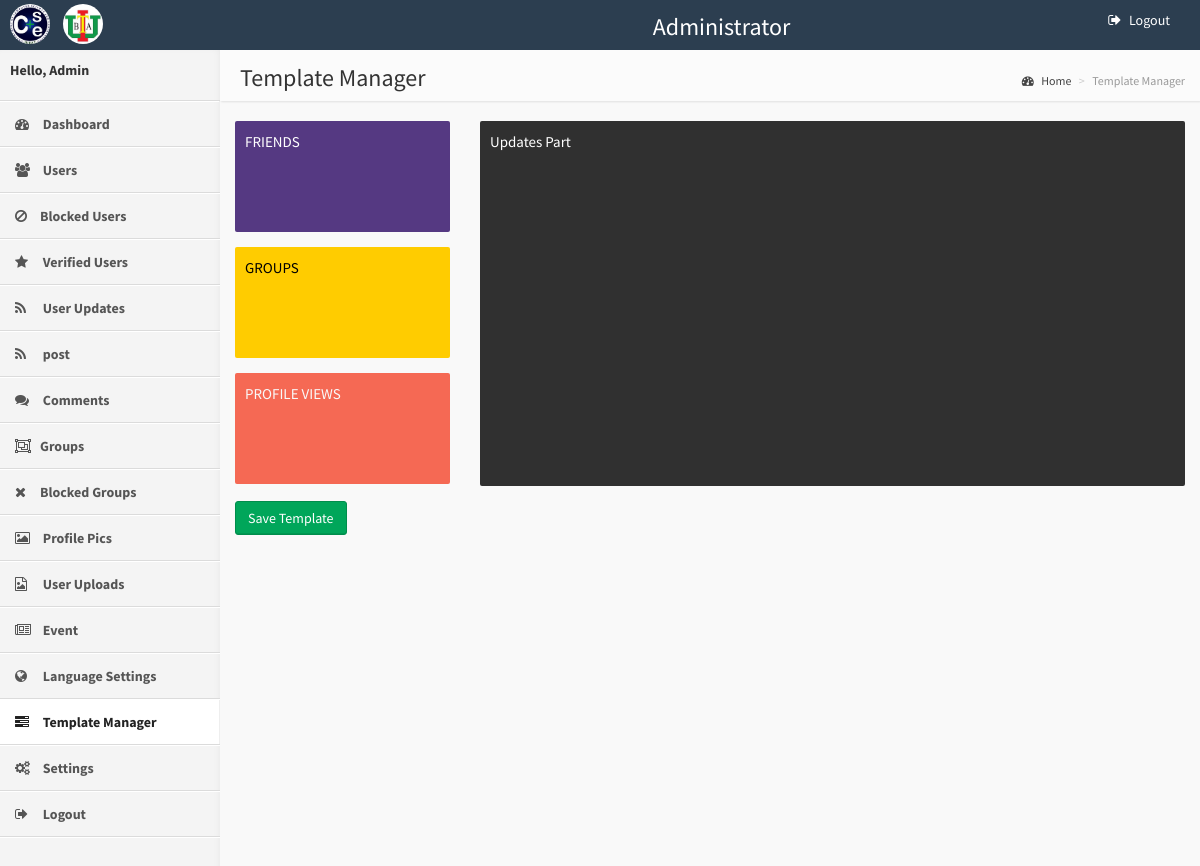
The page /WallAdmin/templateManager.php (signed in) on the database its author committed.
### tables this page shows
CREATE TABLE `template` (
  `t_id` int(11) NOT NULL,
  `t_file` varchar(30) DEFAULT NULL,
  `t_name` varchar(30) DEFAULT NULL,
  `t_order` int(11) DEFAULT NULL
);

### WallAdmin/includes/Wall_Admin.php (called while the page is built, shortened)
<?php
class Wall_Admin
{
    public function Template_Order()
    {
        $db = getDB();
        $stmt = $db->prepare("SELECT t_id,t_name,t_file,t_order FROM template ORDER BY t_order ASC");
        $stmt->execute();
        $row = $stmt->fetchAll(PDO::FETCH_OBJ);
        $data = json_decode(json_encode($row),true);
        return $data;
    }
}
?>

### WallAdmin/templateManager.php (the view, shortened to what this page needs)
<?php
include_once 'includes.php';
$Template_Order=$WallAdmin->Template_Order();
?>
<!DOCTYPE html>
<html>
    <?php include_once("head.php"); ?>
    <body class="skin-blue">
        <?php include_once("header.php"); ?>
        <div class="wrapper row-offcanvas row-offcanvas-left">
           <?php include_once("menu.php"); ?>
            <aside class="right-side">
                <section class="content-header">
                    <h1>
                       Template Manager
                    </h1>
                    <ol class="breadcrumb">
                        <li><a href="#"><i class="fa fa-dashboard"></i> Home</a></li>
                        <li class="active">Template Manager</li>
                    </ol>
                </section>
                <section class="content">
                 <div class="row">
                       		 <div class="col-lg-3 col-xs-6" id="sortable">
                <?php
                foreach($Template_Order as $data)
                {
                if($data['t_id']==1)
                $color="flat_new";
                else if($data['t_id']==2)
                $color="bg-red";
                else if($data['t_id']==3)
                $color="flat_yellow";
                else
                $color="flat_sky";
                ?>
							 <div class="templateDrag small-box <?php echo $color; ?>" id="item-<?php echo $data['t_id'] ?>">
                                <div class="inner">
                                    <p>
                                        <?php echo $data['t_name'] ?>
                                    </p>
                                </div>
                            </div>
                            <?php } ?>
                        </div>
								 <div class="col-lg-9">
                            <div class="small-box flat_black " style="min-height: 365px;">
                                <div class="inner">
                                    <p>
                                       Updates Part
                                    </p>
                                </div>
                            </div>
                        </div>
<div class="col-lg-12">
        <p><a href="#" class="save btn btn-success">Save Template</a>
       </div>
                    </div>
                </section>
            </aside>
        </div>
    </body>
</html>

### css/wallscriptPlugins.css (style rules this page uses)
body:after { content: url(../wall_icons/close.png) url(../wall_icons/loading.gif) url(../wall_icons/prev.png) url(../wall_icons/next.png); display: none; }
.fa { display: inline-block; font: normal normal normal 14px/1 FontAwesome; font-size: inherit; text-rendering: auto; -webkit-font-smoothing: antialiased; -moz-osx-font-smoothing: grayscale; margin-right: 5px; }
.fa-dashboard:before, .fa-tachometer:before { content: "\f0e4"; }

### rows shown on the page
template: t_name "FRIENDS"
template: t_name "GROUPS"
template: t_name "PROFILE VIEWS"
